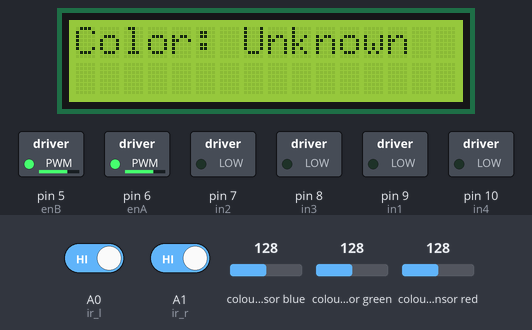
The sketch below on a simulated Arduino Uno, built with avr-gcc and run on an emulated ATmega328P. Shown: 16×2 character LCD, switched loads named in the sketch (green lamp = pin HIGH). The test bench sets the inputs (shaded band); at power-on: A0 (ir_l) HIGH, A1 (ir_r) HIGH, colour sensor blue 128, colour sensor green 128, colour sensor red 128.

Above: at 1.2 s.
1.3 s: A0 (ir_l) driven LOW
2.8 s: A0 (ir_l) driven HIGH
4.3 s: A1 (ir_r) driven LOW
Timing chart, 0 to 7.3 s (numbered marks = the images above; inputs shaded):
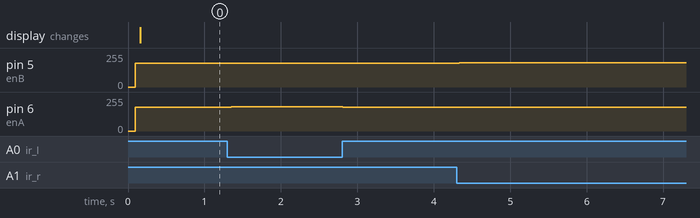

The sketch:

Line_Following_Robot.ino
```cpp
#include <Wire.h>
#include <LiquidCrystal_I2C.h>
#include <Adafruit_TCS34725.h>

// Set the LCD address to 0x27 for a 16 chars and 2-line display
LiquidCrystal_I2C lcd(0x27, 16, 2);

#define in1 9
#define in2 7
#define in3 8
#define in4 10
#define enA 6
#define enB 5

const int ir_l = A0;
const int ir_r = A1;

int m1_speed = 180;
int m2_speed = 180;

double Kp = 2.0;  // Proportional gain
double Ki = 0.0;  // Integral gain
double Kd = 0.0;  // Derivative gain
double error = 0;
double lastError = 0;
double integral = 0;
double derivative = 0;

Adafruit_TCS34725 tcs = Adafruit_TCS34725(TCS34725_INTEGRATIONTIME_50MS, TCS34725_GAIN_4X);

void setup() {
  TCCR0B = TCCR0B & B11111000 | B00000010;
  pinMode(in1, OUTPUT);
  pinMode(in2, OUTPUT);
  pinMode(in3, OUTPUT);
  pinMode(in4, OUTPUT);
  pinMode(enA, OUTPUT);
  pinMode(enB, OUTPUT);
  pinMode(ir_l, INPUT);
  pinMode(ir_r, INPUT);

  // Initialize LCD
  lcd.init(); // Use .init() instead of .begin() to avoid errors
  lcd.backlight();
  lcd.clear();
  lcd.print("Line Follower");

  // Initialize color sensor
  if (tcs.begin()) {
    lcd.clear();
    lcd.print("Color Sensor");
  } else {
    lcd.clear();
    lcd.print("Color Sensor Error");
    while (1);
  }
}

void loop() {
  const int val1 = digitalRead(ir_l);
  const int val2 = digitalRead(ir_r);

  error = val1 - val2;
  integral += error;
  derivative = error - lastError;

  double turn = Kp * error + Ki * integral + Kd * derivative;

  // Adjust motor speeds based on the turn value
  int leftSpeed = m1_speed - turn;
  int rightSpeed = m2_speed + turn;

  // Ensure motor speeds are within the valid range
  leftSpeed = constrain(leftSpeed, 0, 255);
  rightSpeed = constrain(rightSpeed, 0, 255);

  // Update motor speeds
  analogWrite(enA, leftSpeed);
  analogWrite(enB, rightSpeed);

  lastError = error;

  // Read and display color
  readColor();
}

void readColor() {
  uint16_t clear, red, green, blue;
  tcs.getRawData(&red, &green, &blue, &clear);
  uint16_t sum = clear;
  float r = red / sum;
  float g = green / sum;
  float b = blue / sum;

  if (r > 0.5 && g < 0.5 && b < 0.5) {
    lcd.clear();
    lcd.print("Color: Red");
  } else if (r < 0.5 && g > 0.5 && b < 0.5) {
    lcd.clear();
    lcd.print("Color: Green");
  } else if (r < 0.5 && g < 0.5 && b > 0.5) {
    lcd.clear();
    lcd.print("Color: Blue");
  } else {
    lcd.clear();
    lcd.print("Color: Unknown");
  }
}

void stop() {
  analogWrite(enA, 0);
  analogWrite(enB, 0);
}
```

Measured:
- after the input at 1.3 s, pin 5 (enB): 180/255 → 178/255 after 0.05 s; pin 6 (enA): 180/255 → 182/255 after 0.05 s
- after the input at 2.8 s, pin 5 (enB): 178/255 → 180/255 at once; pin 6 (enA): 182/255 → 180/255 at once
- after the input at 4.3 s, pin 5 (enB): 180/255 → 182/255 at once; pin 6 (enA): 180/255 → 178/255 at once
